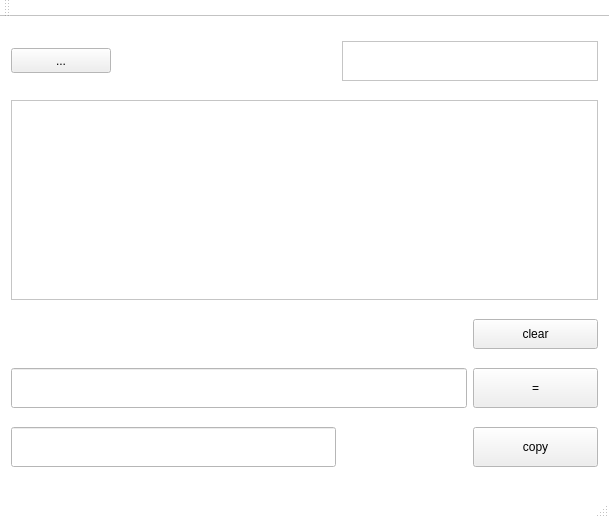
<?xml version="1.0" encoding="UTF-8"?>
<ui version="4.0">
 <class>VisualCalculator</class>
 <widget class="QMainWindow" name="VisualCalculator">
  <property name="geometry">
   <rect>
    <x>0</x>
    <y>0</y>
    <width>609</width>
    <height>518</height>
   </rect>
  </property>
  <property name="minimumSize">
   <size>
    <width>300</width>
    <height>400</height>
   </size>
  </property>
  <property name="palette">
   <palette>
    <active>
     <colorrole role="WindowText">
      <brush brushstyle="SolidPattern">
       <color alpha="255">
        <red>0</red>
        <green>0</green>
        <blue>0</blue>
       </color>
      </brush>
     </colorrole>
     <colorrole role="Window">
      <brush brushstyle="SolidPattern">
       <color alpha="255">
        <red>255</red>
        <green>255</green>
        <blue>255</blue>
       </color>
      </brush>
     </colorrole>
    </active>
    <inactive>
     <colorrole role="WindowText">
      <brush brushstyle="SolidPattern">
       <color alpha="255">
        <red>0</red>
        <green>0</green>
        <blue>0</blue>
       </color>
      </brush>
     </colorrole>
     <colorrole role="Window">
      <brush brushstyle="SolidPattern">
       <color alpha="255">
        <red>255</red>
        <green>255</green>
        <blue>255</blue>
       </color>
      </brush>
     </colorrole>
    </inactive>
    <disabled>
     <colorrole role="Base">
      <brush brushstyle="SolidPattern">
       <color alpha="255">
        <red>255</red>
        <green>255</green>
        <blue>255</blue>
       </color>
      </brush>
     </colorrole>
     <colorrole role="Window">
      <brush brushstyle="SolidPattern">
       <color alpha="255">
        <red>255</red>
        <green>255</green>
        <blue>255</blue>
       </color>
      </brush>
     </colorrole>
    </disabled>
   </palette>
  </property>
  <property name="tabletTracking">
   <bool>false</bool>
  </property>
  <property name="windowTitle">
   <string>VisualCalculator</string>
  </property>
  <property name="autoFillBackground">
   <bool>true</bool>
  </property>
  <widget class="QWidget" name="centralWidget">
   <layout class="QHBoxLayout" name="horizontalLayout_4">
    <item>
     <layout class="QHBoxLayout" name="horizontalLayout_3">
      <item>
       <layout class="QGridLayout" name="mainGrid">
        <item row="0" column="0">
         <widget class="QToolButton" name="menuChoice">
          <property name="sizePolicy">
           <sizepolicy hsizetype="Maximum" vsizetype="Fixed">
            <horstretch>100</horstretch>
            <verstretch>25</verstretch>
           </sizepolicy>
          </property>
          <property name="minimumSize">
           <size>
            <width>100</width>
            <height>25</height>
           </size>
          </property>
          <property name="focusPolicy">
           <enum>Qt::TabFocus</enum>
          </property>
          <property name="autoFillBackground">
           <bool>false</bool>
          </property>
          <property name="text">
           <string>...</string>
          </property>
         </widget>
        </item>
        <item row="0" column="3" colspan="2">
         <widget class="QListWidget" name="historyList">
          <property name="sizePolicy">
           <sizepolicy hsizetype="Minimum" vsizetype="Minimum">
            <horstretch>0</horstretch>
            <verstretch>0</verstretch>
           </sizepolicy>
          </property>
          <property name="minimumSize">
           <size>
            <width>0</width>
            <height>40</height>
           </size>
          </property>
          <property name="contextMenuPolicy">
           <enum>Qt::NoContextMenu</enum>
          </property>
          <property name="lineWidth">
           <number>10</number>
          </property>
          <property name="midLineWidth">
           <number>10</number>
          </property>
          <property name="autoScroll">
           <bool>false</bool>
          </property>
          <property name="autoScrollMargin">
           <number>8</number>
          </property>
          <property name="showDropIndicator" stdset="0">
           <bool>false</bool>
          </property>
          <property name="sortingEnabled">
           <bool>false</bool>
          </property>
         </widget>
        </item>
        <item row="4" column="4">
         <widget class="QPushButton" name="equalBtn">
          <property name="minimumSize">
           <size>
            <width>60</width>
            <height>40</height>
           </size>
          </property>
          <property name="text">
           <string>=</string>
          </property>
         </widget>
        </item>
        <item row="6" column="4">
         <widget class="QPushButton" name="copyBtn">
          <property name="minimumSize">
           <size>
            <width>60</width>
            <height>40</height>
           </size>
          </property>
          <property name="text">
           <string>copy</string>
          </property>
         </widget>
        </item>
        <item row="4" column="0" colspan="4">
         <widget class="QLineEdit" name="lineEdit">
          <property name="minimumSize">
           <size>
            <width>100</width>
            <height>40</height>
           </size>
          </property>
          <property name="text">
           <string/>
          </property>
         </widget>
        </item>
        <item row="2" column="4">
         <widget class="QPushButton" name="clearBtn">
          <property name="minimumSize">
           <size>
            <width>60</width>
            <height>30</height>
           </size>
          </property>
          <property name="text">
           <string>clear</string>
          </property>
         </widget>
        </item>
        <item row="6" column="0" colspan="3">
         <widget class="QLineEdit" name="showResult">
          <property name="minimumSize">
           <size>
            <width>0</width>
            <height>40</height>
           </size>
          </property>
          <property name="dragEnabled">
           <bool>false</bool>
          </property>
          <property name="readOnly">
           <bool>true</bool>
          </property>
         </widget>
        </item>
        <item row="1" column="0" colspan="5">
         <widget class="QTextEdit" name="textShow">
          <property name="enabled">
           <bool>true</bool>
          </property>
          <property name="minimumSize">
           <size>
            <width>120</width>
            <height>100</height>
           </size>
          </property>
          <property name="maximumSize">
           <size>
            <width>16777215</width>
            <height>200</height>
           </size>
          </property>
          <property name="font">
           <font>
            <pointsize>16</pointsize>
           </font>
          </property>
          <property name="readOnly">
           <bool>true</bool>
          </property>
         </widget>
        </item>
       </layout>
      </item>
     </layout>
    </item>
   </layout>
  </widget>
  <widget class="QMenuBar" name="menuBar">
   <property name="geometry">
    <rect>
     <x>0</x>
     <y>0</y>
     <width>609</width>
     <height>22</height>
    </rect>
   </property>
  </widget>
  <widget class="QStatusBar" name="statusBar"/>
  <widget class="QToolBar" name="mainToolBar">
   <property name="sizePolicy">
    <sizepolicy hsizetype="Expanding" vsizetype="Expanding">
     <horstretch>0</horstretch>
     <verstretch>0</verstretch>
    </sizepolicy>
   </property>
   <attribute name="toolBarArea">
    <enum>TopToolBarArea</enum>
   </attribute>
   <attribute name="toolBarBreak">
    <bool>false</bool>
   </attribute>
  </widget>
 </widget>
 <layoutdefault spacing="6" margin="11"/>
 <resources>
  <include location="visualcalculator.qrc"/>
 </resources>
 <connections/>
</ui>
